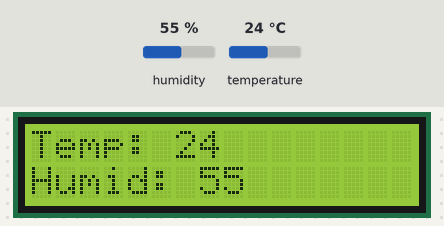
The sketch below on a simulated Arduino Uno, built with avr-gcc and run on an emulated ATmega328P. Shown: 16×2 character LCD. Inputs (shaded band) come from the test bench; at power-on: humidity 55 %, temperature 24 °C. What the sketch prints to the serial monitor is not drawn.

Above: at 1.6 s.
1.7 s: humidity set to 22 %
At 4.0 s:
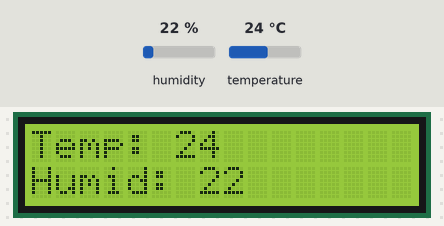
4.6 s: temperature set to 12 °C
At 7.0 s:
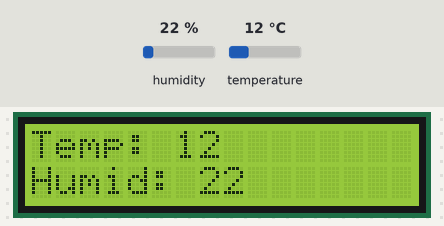
7.7 s: humidity set to 40 %
At 10.0 s:
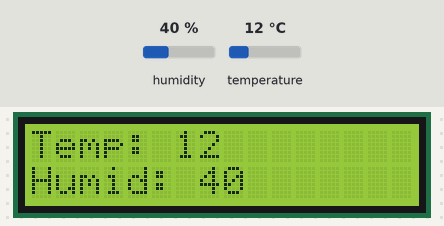
10.8 s: temperature set to 19 °C
At 13.0 s:
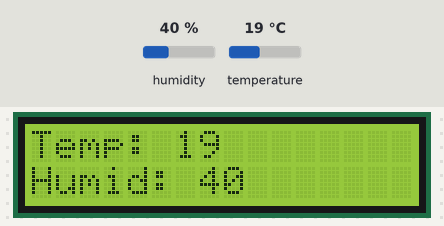
Timing chart, 0 to 14.5 s (numbered marks = the images above; inputs shaded):
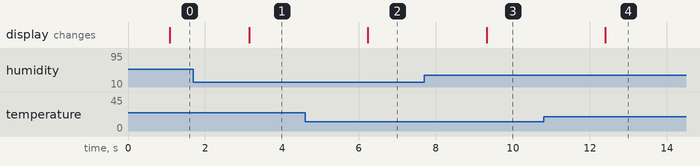

The sketch:

lcd_with_DHT.ino
```cpp
#include <DFRobot_DHT11.h>
#include <LiquidCrystal.h>
/* Create object named lcd of the class LiquidCrystal */
LiquidCrystal lcd(13, 12, 11, 10, 9, 8, 7, 6, 5, 4, 3);  /* For 8-bit mode */
//LiquidCrystal lcd(13, 12, 11, 6, 5, 4, 3);  /* For 4-bit mode */
DFRobot_DHT11 DHT;
#define DHT11_PIN A0

void setup(){
  Serial.begin(9600);
  lcd.begin(16, 2);
}

void loop(){
  DHT.read(DHT11_PIN);
  Serial.print("temp:");
  Serial.print(DHT.temperature);
  Serial.print("  humi:");
  Serial.println(DHT.humidity);
  delay(1000);
  lcd.setCursor(0, 0);
  lcd.print("Temp: ");
  // print the number of seconds since reset:
  lcd.print(DHT.temperature);
  lcd.setCursor(0, 1);
  lcd.print("Humid: ");
  // print the number of seconds since reset:
  lcd.print(DHT.humidity);
}
```

Measured:
- after the input at 1.7 s, the display: changes after 1.4 s (image 1)
- after the input at 4.6 s, the display: changes after 1.6 s (image 2)
- after the input at 7.7 s, the display: changes after 1.6 s (image 3)
- after the input at 10.8 s, the display: changes after 1.6 s (image 4)
